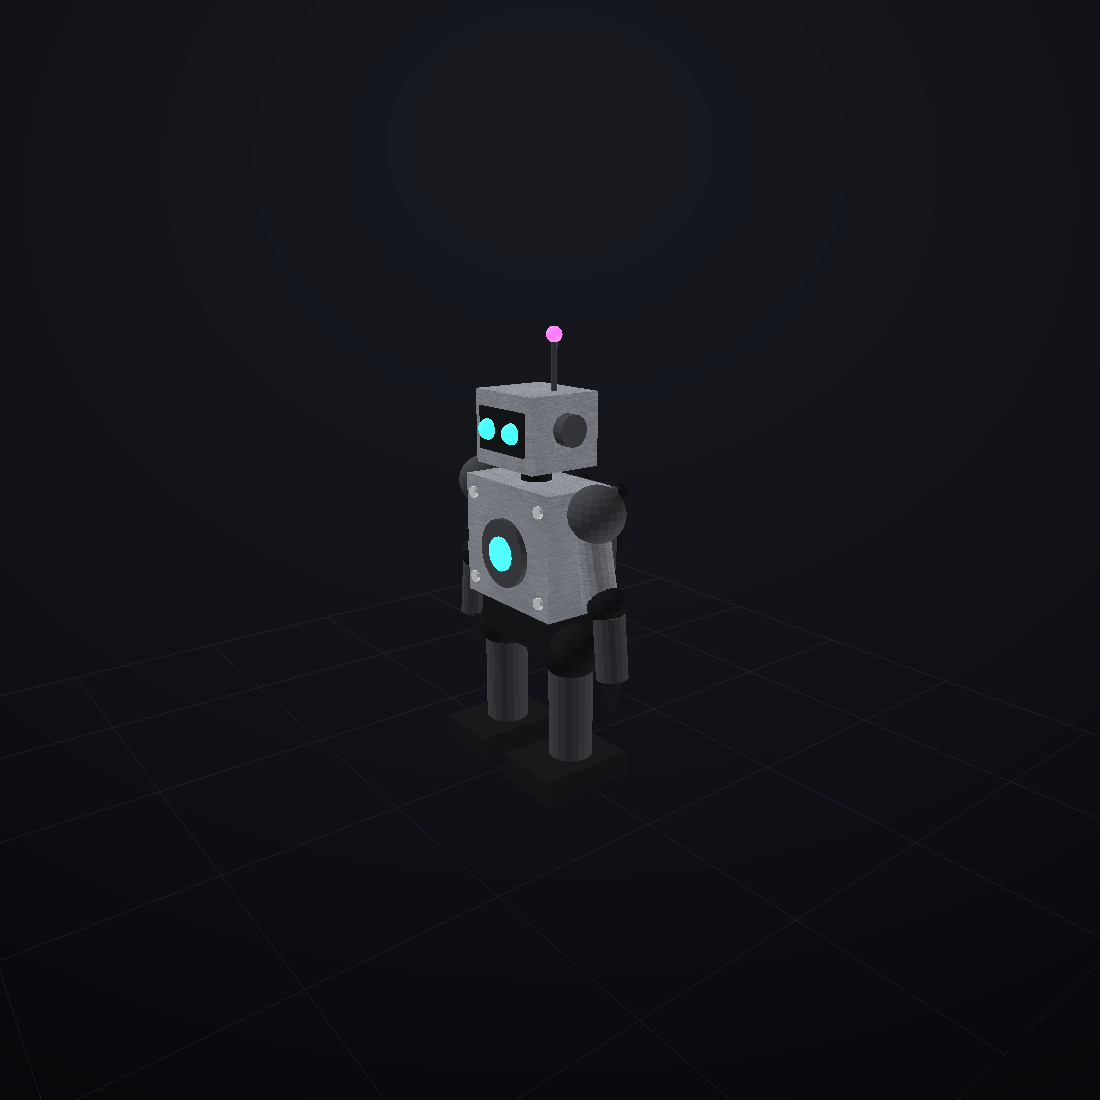

This figure's Python source:
"""cute_robot.glb — a chunky cartoon robot demonstrating scene.add + transforms.

Run:  python3 examples/robot.py      (or: aiglb build examples/robot.py -o robot.glb)
"""
import math

import aiglb

scene = aiglb.Scene("cute_robot")

GUN = "gunmetal"
STEEL = "steel"
DARK = "black_metal"

# ---- legs ---------------------------------------------------------------
for side in (-1, 1):  # -1 = left, +1 = right
    x = 0.32 * side
    scene.add(f"foot_{side}", aiglb.box(0.42, 0.16, 0.58), DARK, position=(x, 0.08, 0.04))
    scene.add(f"leg_{side}", aiglb.cylinder(0.13, 0.62, 20), GUN, position=(x, 0.47, 0))
    scene.add(f"hip_{side}", aiglb.sphere(0.17, 20, 12), DARK, position=(x, 0.8, 0))

# ---- torso ----------------------------------------------------------------
scene.add("pelvis", aiglb.box(0.62, 0.22, 0.36), DARK, position=(0, 0.92, 0))
scene.add("torso", aiglb.box(0.78, 0.72, 0.44), STEEL, position=(0, 1.4, 0))
scene.add("belly_plate", aiglb.cylinder(0.2, 0.05, 28), GUN,
          position=(0, 1.36, 0.23), rotation=(90, 0, 0))
scene.add("core", aiglb.cylinder(0.1, 0.055, 24), "neon_cyan",
          position=(0, 1.36, 0.245), rotation=(90, 0, 0))
# chest bolts
bolt = aiglb.cylinder(0.035, 0.03, 10)
for i, (bx, by) in enumerate([(-0.31, 1.66), (0.31, 1.66), (-0.31, 1.14), (0.31, 1.14)]):
    scene.add(f"bolt_{i}", bolt, "chrome", position=(bx, by, 0.225), rotation=(90, 0, 0))

# ---- backpack + tanks -------------------------------------------------------
scene.add("backpack", aiglb.box(0.5, 0.5, 0.18), GUN, position=(0, 1.45, -0.31))
for side in (-1, 1):
    scene.add(f"tank_{side}", aiglb.capsule(0.09, 0.3, 16), DARK,
              position=(0.17 * side, 1.48, -0.44))

# ---- arms -------------------------------------------------------------------
for side in (-1, 1):
    x = 0.53 * side
    scene.add(f"shoulder_{side}", aiglb.sphere(0.16, 20, 12), GUN, position=(x, 1.66, 0))
    scene.add(f"upper_arm_{side}", aiglb.cylinder(0.1, 0.4, 16), STEEL,
              position=(x, 1.36, 0), rotation=(0, 0, 12 * side))
    scene.add(f"elbow_{side}", aiglb.sphere(0.11, 16, 10), DARK, position=(x + 0.09 * side, 1.17, 0))
    scene.add(f"forearm_{side}", aiglb.cylinder(0.09, 0.36, 16), GUN,
              position=(x + 0.13 * side, 0.94, 0), rotation=(0, 0, 6 * side))
    # claw: two fingers
    for finger in (-1, 1):
        scene.add(f"claw_{side}_{finger}", aiglb.box(0.05, 0.18, 0.05), DARK,
                  position=(x + 0.13 * side + 0.055 * finger, 0.68, 0.03 * finger),
                  rotation=(0, 0, -14 * finger))

# ---- head ---------------------------------------------------------------------
scene.add("neck", aiglb.cylinder(0.09, 0.1, 12), DARK, position=(0, 1.8, 0))
scene.add("head", aiglb.box(0.52, 0.42, 0.46), STEEL, position=(0, 2.06, 0))
scene.add("face", aiglb.box(0.4, 0.24, 0.03), DARK, position=(0, 2.06, 0.235))
for side in (-1, 1):
    scene.add(f"eye_{side}", aiglb.sphere(0.06, 16, 10), "neon_cyan",
              position=(0.11 * side, 2.06, 0.25))
scene.add("antenna", aiglb.cylinder(0.018, 0.28, 8), GUN, position=(0.16, 2.42, 0))
scene.add("beacon", aiglb.sphere(0.045, 14, 8), "neon_pink", position=(0.16, 2.58, 0))
for side in (-1, 1):  # side ear disks
    scene.add(f"ear_{side}", aiglb.cylinder(0.09, 0.07, 16), GUN,
              position=(0.30 * side, 2.08, 0), rotation=(0, 0, 90))

scene.save()
